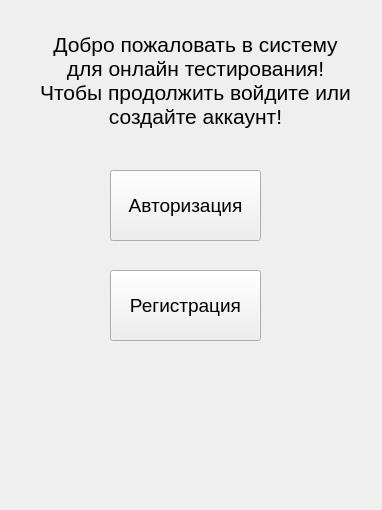
<?xml version="1.0" encoding="UTF-8"?>
<ui version="4.0">
 <class>Form</class>
 <widget class="QWidget" name="Form">
  <property name="geometry">
   <rect>
    <x>0</x>
    <y>0</y>
    <width>382</width>
    <height>510</height>
   </rect>
  </property>
  <property name="windowTitle">
   <string>Form</string>
  </property>
  <widget class="QLabel" name="label">
   <property name="geometry">
    <rect>
     <x>40</x>
     <y>20</y>
     <width>311</width>
     <height>121</height>
    </rect>
   </property>
   <property name="font">
    <font>
     <pointsize>16</pointsize>
    </font>
   </property>
   <property name="layoutDirection">
    <enum>Qt::LeftToRight</enum>
   </property>
   <property name="text">
    <string>Добро пожаловать в систему для онлайн тестирования! Чтобы продолжить войдите или создайте аккаунт!</string>
   </property>
   <property name="alignment">
    <set>Qt::AlignCenter</set>
   </property>
   <property name="wordWrap">
    <bool>true</bool>
   </property>
  </widget>
  <widget class="QPushButton" name="loginbtn">
   <property name="geometry">
    <rect>
     <x>110</x>
     <y>170</y>
     <width>151</width>
     <height>71</height>
    </rect>
   </property>
   <property name="font">
    <font>
     <pointsize>14</pointsize>
    </font>
   </property>
   <property name="text">
    <string>Авторизация</string>
   </property>
  </widget>
  <widget class="QPushButton" name="registerbtn">
   <property name="geometry">
    <rect>
     <x>110</x>
     <y>270</y>
     <width>151</width>
     <height>71</height>
    </rect>
   </property>
   <property name="font">
    <font>
     <pointsize>14</pointsize>
    </font>
   </property>
   <property name="text">
    <string>Регистрация</string>
   </property>
  </widget>
 </widget>
 <resources/>
 <connections/>
</ui>
